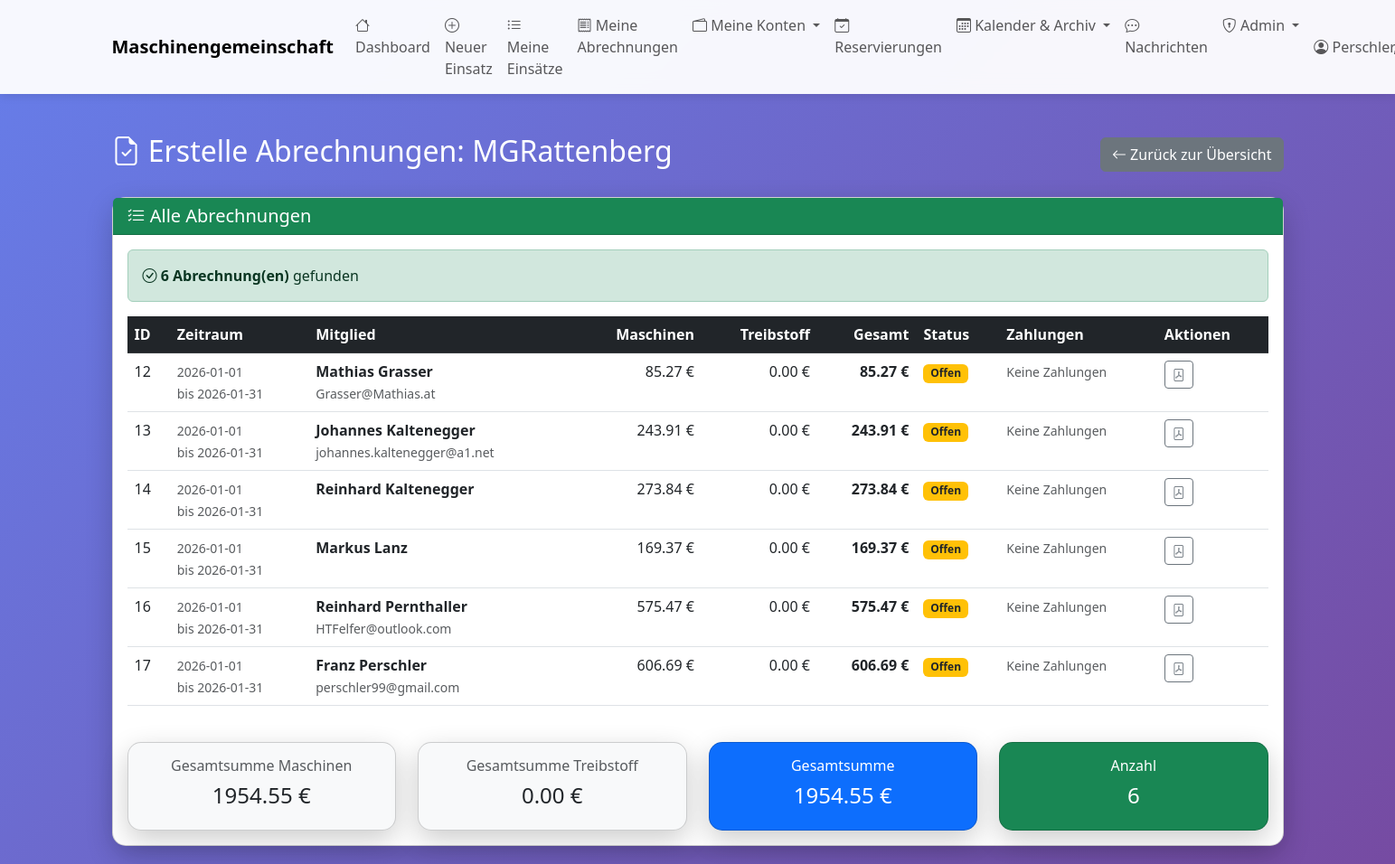
Page /admin/abrechnungen/1/liste (signed in) on the committed database.
### tables this page shows
CREATE TABLE gemeinschaften (
                id INTEGER PRIMARY KEY AUTOINCREMENT,
                name TEXT NOT NULL UNIQUE,
                beschreibung TEXT,
                erstellt_am TIMESTAMP DEFAULT CURRENT_TIMESTAMP,
                aktiv BOOLEAN DEFAULT 1
            , anfangssaldo_bank REAL DEFAULT 0.0, anfangssaldo_datum DATE DEFAULT NULL, bank_name TEXT, bank_iban TEXT, bank_bic TEXT, bank_kontoinhaber TEXT);

CREATE TABLE mitglieder_abrechnungen (
                id INTEGER PRIMARY KEY AUTOINCREMENT,
                gemeinschaft_id INTEGER NOT NULL,
                benutzer_id INTEGER NOT NULL,
                abrechnungszeitraum TEXT NOT NULL,
                zeitraum_von DATE NOT NULL,
                zeitraum_bis DATE NOT NULL,
                betrag_gesamt REAL NOT NULL,
                betrag_treibstoff REAL DEFAULT 0,
                betrag_maschinen REAL DEFAULT 0,
                betrag_sonstiges REAL DEFAULT 0,
                status TEXT DEFAULT 'offen',
                erstellt_am TIMESTAMP DEFAULT CURRENT_TIMESTAMP,
                erstellt_von INTEGER,
                bezahlt_am TIMESTAMP,
                bemerkung TEXT,
                FOREIGN KEY (gemeinschaft_id) REFERENCES gemeinschaften(id),
                FOREIGN KEY (benutzer_id) REFERENCES benutzer(id),
                FOREIGN KEY (erstellt_von) REFERENCES benutzer(id)
            );

CREATE TABLE benutzer (
    id INTEGER PRIMARY KEY AUTOINCREMENT,
    name TEXT NOT NULL,
    vorname TEXT,
    username TEXT UNIQUE,
    password_hash TEXT,
    adresse TEXT,
    telefon TEXT,
    email TEXT,
    mitglied_seit DATE,
    aktiv BOOLEAN DEFAULT 1,
    bemerkungen TEXT
, is_admin BOOLEAN DEFAULT 0, treibstoffkosten_preis REAL DEFAULT 1.50, backup_schwellwert INTEGER DEFAULT 50, letzter_treibstoffpreis REAL, admin_level INTEGER DEFAULT 0);

### web_app.py (the view, shortened to what this page needs)
@app.route('/admin/abrechnungen/<int:gemeinschaft_id>/liste')
@admin_required
def abrechnungen_liste(gemeinschaft_id):
    with MaschinenDBContext(DB_PATH) as db:
        cursor = db.connection.cursor()
        cursor.execute("""
            SELECT
                ma.id,
                ma.zeitraum_von,
                ma.zeitraum_bis,
                ma.betrag_maschinen,
                ma.betrag_treibstoff,
                ma.betrag_gesamt,
                ma.status,
                ma.erstellt_am,
                ma.bezahlt_am,
                ma.benutzer_id,
                b.name,
                b.vorname,
                b.email
            FROM mitglieder_abrechnungen ma
            JOIN benutzer b ON ma.benutzer_id = b.id
            WHERE ma.gemeinschaft_id = ?
            ORDER BY ma.erstellt_am DESC
        """, (gemeinschaft_id,))
        abrechnungen = []
        summe_maschinen = 0
        summe_treibstoff = 0
        for row in cursor.fetchall():
            betrag_maschinen = row[3] or 0
            betrag_treibstoff = row[4] or 0
            benutzer_id = row[9]
            cursor.execute("""
                SELECT
                    datum,
                    betrag,
                    beschreibung,
                    typ
                FROM buchungen
                WHERE benutzer_id = ?
                AND gemeinschaft_id = ?
                AND typ = 'einzahlung'
                AND datum >= ?
                ORDER BY datum DESC
                LIMIT 5
            """, (benutzer_id, gemeinschaft_id, row[1]))  # ab zeitraum_von
            zahlungen = []
            for z in cursor.fetchall():
                zahlungen.append({
                    'datum': z[0],
                    'betrag': z[1],
                    'beschreibung': z[2],
                    'typ': z[3]
                })
            abrechnungen.append({
                'id': row[0],
                'zeitraum_von': row[1],
                'zeitraum_bis': row[2],
                'betrag_maschinen': betrag_maschinen,
                'betrag_treibstoff': betrag_treibstoff,
                'betrag_gesamt': row[5],
                'status': row[6],
                'erstellt_am': row[7],
                'bezahlt_am': row[8],
                'mitglied_name': f"{row[11] or ''} {row[10]}".strip(),
                'mitglied_email': row[12],
                'zahlungen': zahlungen
            })
            summe_maschinen += betrag_maschinen
            summe_treibstoff += betrag_treibstoff
        cursor.execute("SELECT name FROM gemeinschaften WHERE id = ?", (gemeinschaft_id,))
        gemeinschaft_name = cursor.fetchone()[0]
    return render_template('abrechnungen_liste.html',
                         gemeinschaft_id=gemeinschaft_id,
                         gemeinschaft_name=gemeinschaft_name,
                         abrechnungen=abrechnungen,
                         summe_maschinen=summe_maschinen,
                         summe_treibstoff=summe_treibstoff)

### database.py (called while the page is built)
    def connect(self):
        self.connection = sqlite3.connect(self.db_path)
        self.connection.row_factory = sqlite3.Row
        self.cursor = self.connection.cursor()

    def close(self):
        if self.connection:
            self.connection.close()

    def __enter__(self):
        self.connect()
        return self

    def __exit__(self, exc_type, exc_val, exc_tb):
        if exc_type is None:
            self.connection.commit()
        else:
            self.connection.rollback()
        self.close()
        return False

### web_app.py (called while the page is built)
def admin_required(f):
    @wraps(f)
    def decorated_function(*args, **kwargs):
        if 'benutzer_id' not in session:
            flash('Bitte melden Sie sich an.', 'warning')
            return redirect(url_for('login'))
        if not session.get('is_admin'):
            flash('Zugriff verweigert. Administrator-Rechte erforderlich.', 'danger')
            return redirect(url_for('dashboard'))
        return f(*args, **kwargs)
    return decorated_function

### templates/abrechnungen_liste.html (shortened to what this page needs)
{% extends "base.html" %}
{% block content %}
<div class="row mt-4">
    <div class="col-12">
        <div class="d-flex justify-content-between align-items-center mb-4">
            <h2 class="text-white">
                <i class="bi bi-file-earmark-check"></i> Erstelle Abrechnungen: {{ gemeinschaft_name }}
            </h2>
            <a href="{{ url_for('admin_abrechnungen') }}" class="btn btn-secondary">
                <i class="bi bi-arrow-left"></i> Zurück zur Übersicht
            </a>
        </div>
    </div>
</div>
<div class="row">
    <div class="col-12">
        <div class="card">
            <div class="card-header bg-success text-white">
                <h5 class="mb-0">
                    <i class="bi bi-list-check"></i> Alle Abrechnungen
                </h5>
            </div>
            <div class="card-body">
                {% if abrechnungen %}
                <div class="alert alert-success">
                    <i class="bi bi-check-circle"></i>
                    <strong>{{ abrechnungen|length }} Abrechnung(en)</strong> gefunden
                </div>
                <div class="table-responsive">
                    <table class="table table-hover">
                        <thead class="table-dark">
                            <tr>
                                <th>ID</th>
                                <th>Zeitraum</th>
                                <th>Mitglied</th>
                                <th class="text-end">Maschinen</th>
                                <th class="text-end">Treibstoff</th>
                                <th class="text-end">Gesamt</th>
                                <th>Status</th>
                                <th>Zahlungen</th>
                                <th>Aktionen</th>
                            </tr>
                        </thead>
                        <tbody>
                            {% for abr in abrechnungen %}
                            <tr>
                                <td>{{ abr.id }}</td>
                                <td>
                                    <small class="text-muted">
                                        {{ abr.zeitraum_von }} <br>
                                        bis {{ abr.zeitraum_bis }}
                                    </small>
                                </td>
                                <td>
                                    <strong>{{ abr.mitglied_name }}</strong>
                                    {% if abr.mitglied_email %}
                                    <br><small class="text-muted">{{ abr.mitglied_email }}</small>
                                    {% endif %}
                                </td>
                                <td class="text-end">
                                    {{ "%.2f"|format(abr.betrag_maschinen) }} €
                                </td>
                                <td class="text-end">
                                    {{ "%.2f"|format(abr.betrag_treibstoff) }} €
                                </td>
                                <td class="text-end">
                                    <strong>{{ "%.2f"|format(abr.betrag_maschinen + abr.betrag_treibstoff) }} €</strong>
                                </td>
                                <td>
                                    {% if abr.status == 'offen' %}
                                    <span class="badge bg-warning text-dark">Offen</span>
                                    {% elif abr.status == 'bezahlt' %}
                                    <span class="badge bg-success">Bezahlt</span>
                                    {% if abr.bezahlt_am %}
                                    <br><small class="text-muted">{{ abr.bezahlt_am[:10] }}</small>
                                    {% endif %}
                                    {% elif abr.status == 'storniert' %}
                                    <span class="badge bg-danger">Storniert</span>
                                    {% else %}
                                    <span class="badge bg-secondary">{{ abr.status }}</span>
                                    {% endif %}
                                </td>
                                <td>
                                    {% if abr.zahlungen %}
                                    <button class="btn btn-sm btn-outline-primary" type="button"
                                            data-bs-toggle="collapse" data-bs-target="#zahlungen{{ abr.id }}">
                                        <i class="bi bi-cash-stack"></i> {{ abr.zahlungen|length }} Zahlung(en)
                                    </button>
                                    <div class="collapse mt-2" id="zahlungen{{ abr.id }}">
                                        <div class="card card-body p-2">
                                            {% for z in abr.zahlungen %}
                                            <div class="text-start small">
                                                <strong>{{ z.datum }}</strong>:
                                                <span class="text-success">+{{ "%.2f"|format(z.betrag) }} €</span>
                                                <br>
                                                <span class="text-muted">{{ z.beschreibung[:40] }}{% if z.beschreibung|length > 40 %}...{% endif %}</span>
                                            </div>
                                            {% if not loop.last %}<hr class="my-1">{% endif %}
                                            {% endfor %}
                                        </div>
                                    </div>
                                    {% else %}
                                    <small class="text-muted">Keine Zahlungen</small>
                                    {% endif %}
                                </td>
                                <td>
                                    <a href="{{ url_for('abrechnung_pdf', abrechnung_id=abr.id) }}"
                                       class="btn btn-sm btn-outline-secondary" target="_blank">
                                        <i class="bi bi-file-pdf"></i>
                                    </a>
                                </td>
                            </tr>
                            {% endfor %}
                        </tbody>
                    </table>
                </div>
                <div class="row mt-4">
                    <div class="col-md-3">
                        <div class="card bg-light">
                            <div class="card-body text-center">
                                <h6 class="text-muted">Gesamtsumme Maschinen</h6>
                                <h4>{{ "%.2f"|format(summe_maschinen) }} €</h4>
                            </div>
                        </div>
                    </div>
                    <div class="col-md-3">
                        <div class="card bg-light">
                            <div class="card-body text-center">
                                <h6 class="text-muted">Gesamtsumme Treibstoff</h6>
                                <h4>{{ "%.2f"|format(summe_treibstoff) }} €</h4>
                            </div>
                        </div>
                    </div>
                    <div class="col-md-3">
                        <div class="card bg-primary text-white">
                            <div class="card-body text-center">
                                <h6>Gesamtsumme</h6>
                                <h4>{{ "%.2f"|format(summe_maschinen + summe_treibstoff) }} €</h4>
                            </div>
                        </div>
                    </div>
                    <div class="col-md-3">
                        <div class="card bg-success text-white">
                            <div class="card-body text-center">
                                <h6>Anzahl</h6>
                                <h4>{{ abrechnungen|length }}</h4>
                            </div>
                        </div>
                    </div>
                </div>
                {% endif %}
            </div>
        </div>
    </div>
</div>
{% endblock %}

### templates/base.html (style rules this page uses)
body { min-height: 100vh; background: linear-gradient(135deg, #667eea 0%, #764ba2 100%); }
.card { border-radius: 15px; box-shadow: 0 10px 30px rgba(0,0,0,0.2); }

### rows in the picture
gemeinschaften: name "MGRattenberg"
mitglieder_abrechnungen: id "12", zeitraum_von "2026-01-01", zeitraum_bis "2026-01-31", mitglied_name "Mathias Grasser", mitglied_email "Grasser@Mathias.at", betrag_maschinen "85.27", betrag_treibstoff "0.00", abr.betrag_maschinen+abr.betrag_treibstoff "85.27", status "Offen"
mitglieder_abrechnungen: id "13", zeitraum_von "2026-01-01", zeitraum_bis "2026-01-31", mitglied_name "Johannes Kaltenegger", mitglied_email "johannes.kaltenegger@a1.net", betrag_maschinen "243.91", betrag_treibstoff "0.00", abr.betrag_maschinen+abr.betrag_treibstoff "243.91", status "Offen"
mitglieder_abrechnungen: id "14", zeitraum_von "2026-01-01", zeitraum_bis "2026-01-31", mitglied_name "Reinhard Kaltenegger", betrag_maschinen "273.84", betrag_treibstoff "0.00", abr.betrag_maschinen+abr.betrag_treibstoff "273.84", status "Offen"
mitglieder_abrechnungen: id "15", zeitraum_von "2026-01-01", zeitraum_bis "2026-01-31", mitglied_name "Markus Lanz", betrag_maschinen "169.37", betrag_treibstoff "0.00", abr.betrag_maschinen+abr.betrag_treibstoff "169.37", status "Offen"
mitglieder_abrechnungen: id "16", zeitraum_von "2026-01-01", zeitraum_bis "2026-01-31", mitglied_name "Reinhard Pernthaller", mitglied_email "HTFelfer@outlook.com", betrag_maschinen "575.47", betrag_treibstoff "0.00", abr.betrag_maschinen+abr.betrag_treibstoff "575.47", status "Offen"
mitglieder_abrechnungen: id "17", zeitraum_von "2026-01-01", zeitraum_bis "2026-01-31", mitglied_name "Franz Perschler", mitglied_email "perschler99@gmail.com", betrag_maschinen "606.69", betrag_treibstoff "0.00", abr.betrag_maschinen+abr.betrag_treibstoff "606.69", status "Offen"

### other values in the picture
{{ abrechnungen|length }} "6"
{{ "%.2f"|format(summe_maschinen) }} "1954.55"
{{ "%.2f"|format(summe_treibstoff) }} "0.00"
{{ "%.2f"|format(summe_maschinen + summe_treibstoff) }} "1954.55"
